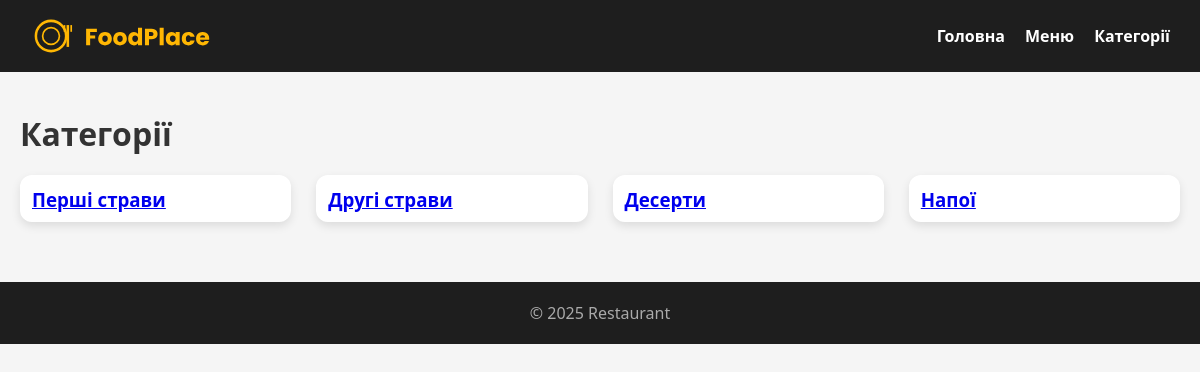
Page /categories/ on the committed database.
### menu/models.py (models this page shows, shortened)
class Category(models.Model):
    name = models.CharField(max_length=100)

### menu/views.py (the view)
# urls.py: path('categories/', views.categories_list, name='categories_list'),
def categories_list(request):
    categories = Category.objects.all()
    return render(request, 'menu/categories_list.html', {'categories': categories})

### menu/templates/menu/categories_list.html (shortened to what this page needs)
{% extends 'menu/base.html' %}
{% block content %}
<h1>Категорії</h1>
<div class="menu-grid">
    {% for category in categories %}
        <a href="{% url 'menu:category_detail' category.pk %}" class="card-link">
            <div class="card">
                <h3>{{ category.name }}</h3>
            </div>
        </a>
    {% endfor %}
</div>
{% endblock %}

### static/style.css (style rules this page uses)
* { margin: 0; padding: 0; box-sizing: border-box; font-family: 'Segoe UI', sans-serif; }
body { background: #f5f5f5; color: #333; }
h1, h2 { margin-bottom: 20px; }
.menu-grid { display: grid; grid-template-columns: repeat(auto-fill, minmax(260px, 1fr)); gap: 25px; }
.card { background: #fff; border-radius: 12px; overflow: hidden; box-shadow: 0 4px 10px rgba(0,0,0,0.1); display: flex; flex-direction: column; height: 100%; }
.card h3 { margin-bottom: 10px; }
.card h3, .card p, .card .price { padding: 0 12px; }
.card h3 { margin-top: 12px; }
.menu-grid .card { opacity: 0; animation: fadeUp 0.6s ease forwards; }
.menu-grid .card:nth-child(1) { animation-delay: 0.1s; }

### rows in the picture
Category: name "Перші страви"
Category: name "Другі страви"
Category: name "Десерти"
Category: name "Напої"
